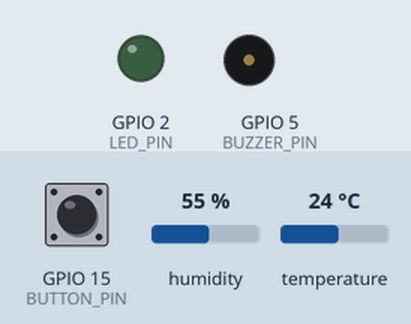
This sketch was run on a simulated ESP32. Shown: output pins drawn as LEDs (lit = HIGH), buzzer (waves = sounding, pin HIGH). The inputs (shaded band) are chosen by the test bench; at power-on: humidity 55 %, GPIO 15 (BUTTON_PIN) HIGH, temperature 24 °C. What the sketch prints to the serial monitor is not drawn.

Above: at 1.2 s.
1.3 s: humidity set to 41 %
7.5 s: humidity set to 38 %
At 9.6 s:
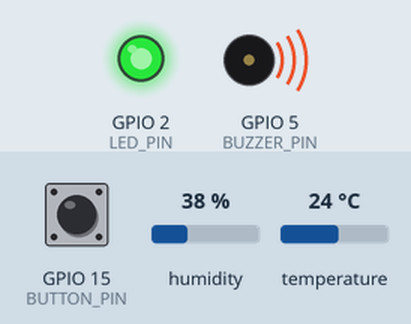
10.5 s: GPIO 15 (BUTTON_PIN) pulled LOW for 0.15 s
At 10.9 s:
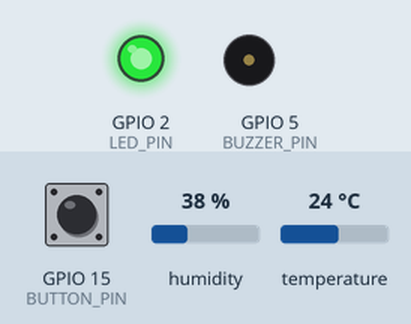
12.1 s: humidity set to 40 %
At 15.4 s:
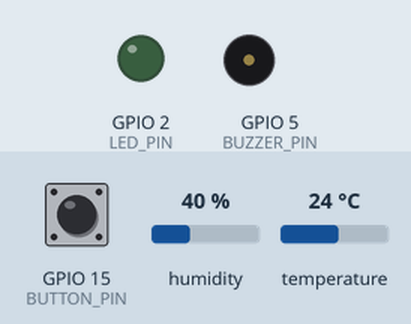
16.5 s: humidity set to 22 %
At 18.9 s:
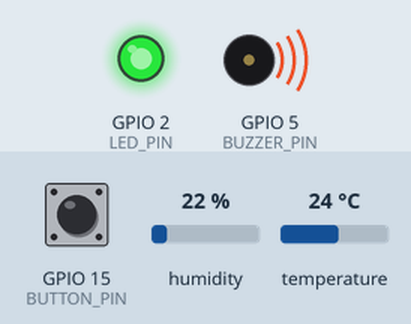
Timing chart, 0 to 20.4 s (numbered marks = the images above; inputs shaded):
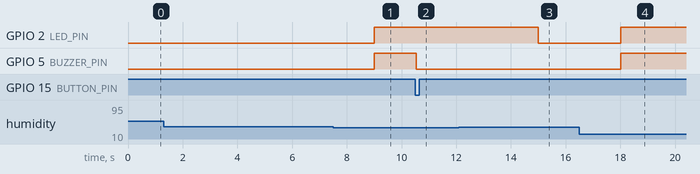

The sketch:

smart-grain-storage.ino
```cpp
#include <DHT.h>

// Demo values only. Choose limits for the intended crop and storage conditions.
constexpr uint8_t DHT_PIN = 4;
constexpr uint8_t LED_PIN = 2;
constexpr uint8_t BUZZER_PIN = 5;
constexpr uint8_t BUTTON_PIN = 15;
constexpr float MIN_HUMIDITY = 40.0f;
constexpr float MAX_HUMIDITY = 65.0f;
constexpr unsigned long SAMPLE_INTERVAL_MS = 3000;
constexpr unsigned long DEBOUNCE_MS = 40;
#define DHT_TYPE DHT22 // Wokwi DHT22-compatible sensor; change to DHT11 for a DHT11 component.
DHT dht(DHT_PIN, DHT_TYPE);

enum AlertState : uint8_t { UNKNOWN, SAFE, BREACH };
AlertState alertState = UNKNOWN;
bool acknowledged = false;
bool buttonStable = HIGH;
bool buttonLastRead = HIGH;
unsigned long buttonChangedAt = 0;
unsigned long lastSampleAt = 0;
unsigned long bootAt = 0;

bool valid(float humidity, float temperature) {
  return !isnan(humidity) && !isnan(temperature) && humidity >= 0.0f && humidity <= 100.0f && temperature >= -20.0f && temperature <= 80.0f;
}

bool outsideRange(float humidity) {
  return humidity < MIN_HUMIDITY || humidity > MAX_HUMIDITY;
}

void applyOutputs() {
  digitalWrite(LED_PIN, alertState == BREACH ? HIGH : LOW);
  digitalWrite(BUZZER_PIN, alertState == BREACH && !acknowledged ? HIGH : LOW);
}

void checkButton(unsigned long now) {
  const bool reading = digitalRead(BUTTON_PIN);
  if (reading != buttonLastRead) {
    buttonLastRead = reading;
    buttonChangedAt = now;
  }
  if (now - buttonChangedAt >= DEBOUNCE_MS && reading != buttonStable) {
    buttonStable = reading;
    if (buttonStable == LOW && alertState == BREACH) {
      acknowledged = true;
      applyOutputs();
      Serial.println("Button pressed: buzzer silenced; monitoring continues.");
    }
  }
}

void setup() {
  Serial.begin(115200);
  pinMode(LED_PIN, OUTPUT);
  pinMode(BUZZER_PIN, OUTPUT);
  pinMode(BUTTON_PIN, INPUT_PULLUP);
  applyOutputs();
  dht.begin();
  bootAt = millis();
  Serial.println("Smart Grain Storage Monitor — SIMULATED SENSOR DATA");
  Serial.println("Demo threshold only; configure for the storage context.");
  Serial.println("timestamp_ms,humidity_pct,temperature_c,alert,acknowledged");
}

void loop() {
  const unsigned long now = millis();
  checkButton(now); // Keep input responsive between sensor samples.
  if (now - lastSampleAt < SAMPLE_INTERVAL_MS) return;
  lastSampleAt = now;

  const float humidity = dht.readHumidity();
  const float temperature = dht.readTemperature();
  if (!valid(humidity, temperature)) {
    Serial.print(now - bootAt);
    Serial.println(",INVALID,INVALID,UNKNOWN,UNKNOWN — DHT read invalid; prior alert state retained");
    return; // Never infer safe conditions from failed sensor data.
  }

  if (outsideRange(humidity)) {
    if (alertState == SAFE) acknowledged = false; // New breach episode.
    alertState = BREACH;
  } else {
    alertState = SAFE;
    acknowledged = false;
  }
  applyOutputs();
  Serial.print(now - bootAt);
  Serial.print(','); Serial.print(humidity, 1);
  Serial.print(','); Serial.print(temperature, 1);
  Serial.print(','); Serial.print(alertState == BREACH ? "BREACH" : "SAFE");
  Serial.print(','); Serial.println(acknowledged ? "ACKNOWLEDGED" : "NOT_ACKNOWLEDGED");
}
```

Measured:
- the behaviour switches between 40 and 39 % on humidity (found by bisection; images 0 and 1)
- after the input at 1.3 s, every drawn part: stays the same
- after the input at 7.5 s, GPIO 2 (LED_PIN), GPIO 5 (BUZZER_PIN): LOW → HIGH after 1.5 s
- after the input at 10.5 s, GPIO 5 (BUZZER_PIN): HIGH → LOW at once
- after the input at 12.1 s, GPIO 2 (LED_PIN): HIGH → LOW after 2.9 s
- after the input at 16.5 s, GPIO 2 (LED_PIN), GPIO 5 (BUZZER_PIN): LOW → HIGH after 1.5 s
